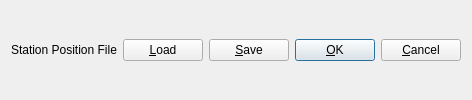
    <widget class="QWidget" name="widget" native="true">
     <layout class="QHBoxLayout" name="horizontalLayout">
      <item>
       <widget class="QLabel" name="Label47">
        <property name="enabled">
         <bool>true</bool>
        </property>
        <property name="toolTip">
         <string/>
        </property>
        <property name="text">
         <string>Station Position File</string>
        </property>
       </widget>
      </item>
      <item>
       <widget class="QPushButton" name="BtnLoad">
        <property name="enabled">
         <bool>true</bool>
        </property>
        <property name="toolTip">
         <string/>
        </property>
        <property name="text">
         <string>&amp;Load</string>
        </property>
       </widget>
      </item>
      <item>
       <widget class="QPushButton" name="BtnSave">
        <property name="enabled">
         <bool>true</bool>
        </property>
        <property name="toolTip">
         <string/>
        </property>
        <property name="text">
         <string>&amp;Save</string>
        </property>
       </widget>
      </item>
      <item>
       <widget class="QPushButton" name="BtnOk">
        <property name="enabled">
         <bool>true</bool>
        </property>
        <property name="toolTip">
         <string/>
        </property>
        <property name="text">
         <string>&amp;OK</string>
        </property>
        <property name="autoDefault">
         <bool>true</bool>
        </property>
        <property name="default">
         <bool>true</bool>
        </property>
       </widget>
      </item>
      <item>
       <widget class="QPushButton" name="BtnCancel">
        <property name="enabled">
         <bool>true</bool>
        </property>
        <property name="toolTip">
         <string/>
        </property>
        <property name="text">
         <string>&amp;Cancel</string>
        </property>
       </widget>
      </item>
     </layout>
    </widget>
